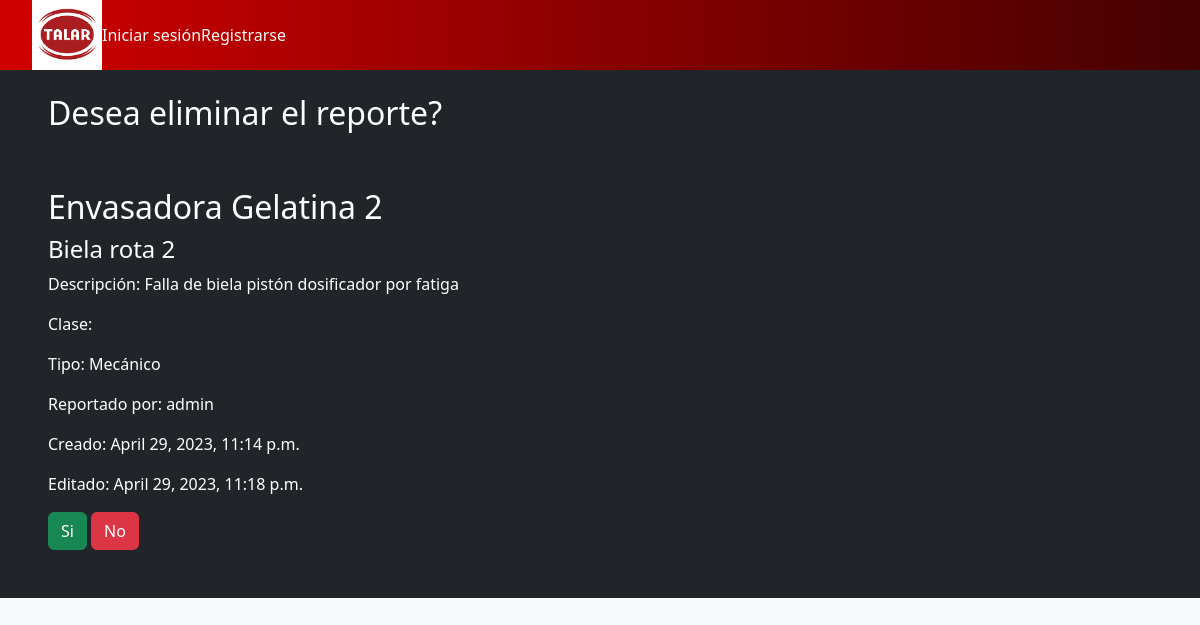
/confirmar_borrar_reporte/42, run on the app's committed database.
### base/models.py (models this page shows, shortened)
class Reporte(models.Model):
    updated = models.DateTimeField(auto_now=True)
    created = models.DateTimeField(auto_now_add=True)
    titulo = models.CharField(max_length=200)
    ubicacion = models.CharField(max_length=200)
    equipo = models.CharField(max_length=200)
    clase = models.CharField(max_length=200)
    tipo = models.CharField(max_length=200)
    descripcion = models.TextField()
    user = models.ForeignKey(User, null=True, on_delete=models.SET_NULL)

### base/views.py (the view)
# urls.py: path('confirmar_borrar_reporte/<int:id>', views.confirmar_borrar_reporte),
def confirmar_borrar_reporte(request, id):
    reporte = Reporte.objects.get(id=id)
    return render(request, "confirmar_borrar_reporte.html", {"reporte": reporte})

### templates/confirmar_borrar_reporte.html
{% extends 'layouts/main.html' %} {%block content%}
<div class="container-fluid bg-dark text-white py-4 px-5">
    <div class="row">
        <div class="col-12">
            <h2>Desea eliminar el reporte?</h2>
        </div>
        <div class="col-12 mt-5" >
            <h2>{{reporte.equipo}}<h2>
            <h4>{{reporte.titulo}}</h4>
            <p>Descripción: {{reporte.descripcion}}</p>
            <p>Clase: {{reporte.clase}}</p>
            <p>Tipo: {{reporte.tipo}}</p>
            <p>Reportado por: {{reporte.user}}</p>
            <p>Creado: {{reporte.created}}</p>
            <p>Editado: {{reporte.updated}}</p>
        </div>
    </div>
    <div>
        <a class="btn btn-success ml-1 mb-4" href="/borrar_reporte/{{reporte.id}}">Si</a>
        <a class="btn btn-danger ml-1 mb-4" href="/reportes">No</a>
    </div>
</div>
{%endblock%}

### static/styles/main.css (style rules this page uses)
* { font-family: "Segoe UI", Tahoma, Geneva, Verdana, sans-serif; }
a { text-decoration: none; }

### data on the page
Reporte: equipo "Envasadora Gelatina 2", titulo "Biela rota 2", descripcion "Falla de biela pistón dosificador por fatiga", tipo "Mecánico", user "admin", created "April 29, 2023, 11:14 p.m.", updated "April 29, 2023, 11:18 p.m."
